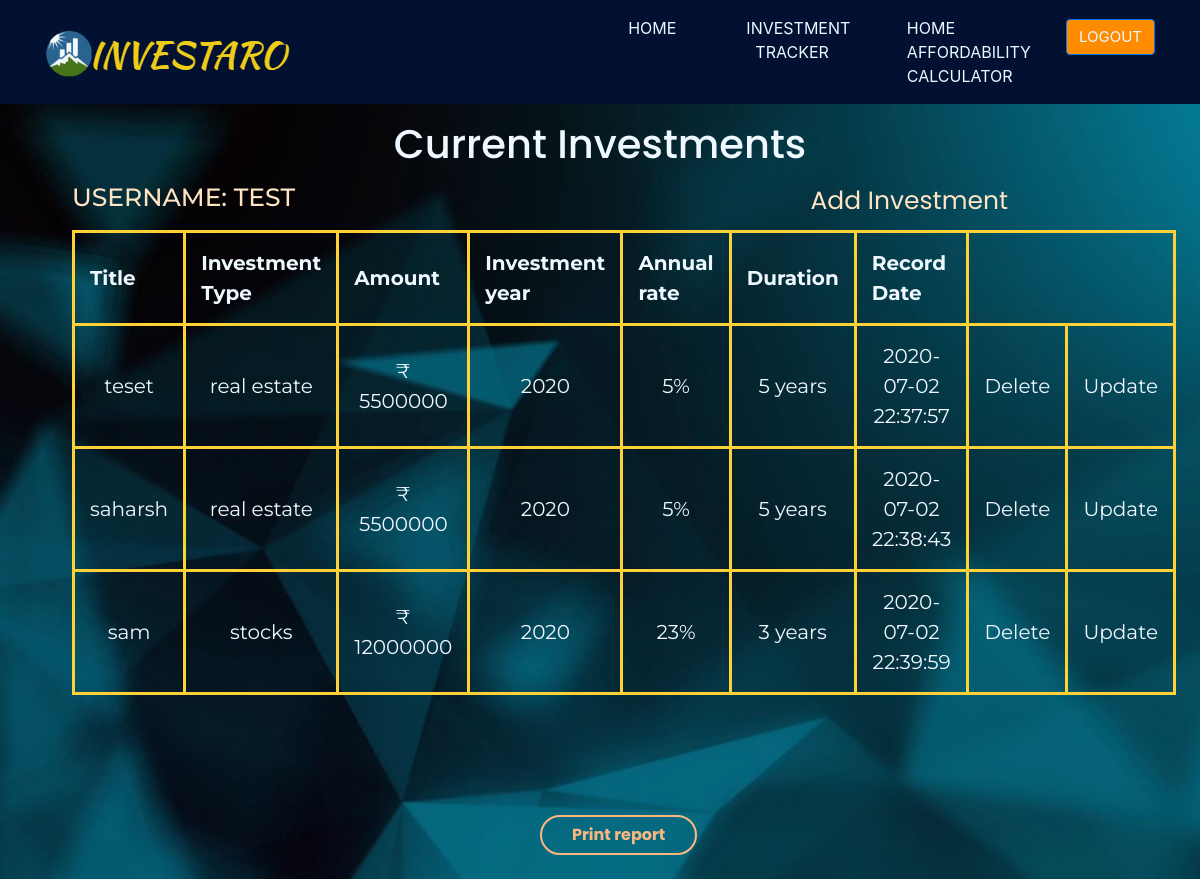
Screenshot of /display.php (signed in) with the database file from the repository.
### tables this page shows
CREATE TABLE `assets` (
  `invest_id` int(255) NOT NULL,
  `usernameid` varchar(255) NOT NULL,
  `company` varchar(255) NOT NULL,
  `invtype` varchar(255) NOT NULL,
  `invamount` float NOT NULL,
  `invstartyear` int(4) NOT NULL,
  `invrate` double NOT NULL,
  `invduration` float NOT NULL,
  `date` datetime NOT NULL
);

### display.php (the view, shortened to what this page needs)
<?php
require 'server.php';
?>
<!DOCTYPE html>
<html>
<head>
    <link href="css/styles.css" rel="stylesheet" />
    <link rel="stylesheet" href="https://stackpath.bootstrapcdn.com/bootstrap/4.4.1/css/bootstrap.min.css">
</head>
<body class="animate-in" style="background-color: darkgray;background-image: url(img/investdatabg.jpg);width:auto;height: auto;background-repeat: no-repeat;background-size: cover;">
    <nav class="navbar  navbar-expand-lg navbar-light fixed-top navbar-custom " id="#nav1">
        <div class="container" id="navbar">
            <a class="navbar-brand  js-scroll-trigger" href="index.html" id="logo"><img src="img/logo.png" alt="INVESTARO" /></a>
            <div class="collapse navbar-collapse" id="navbarResponsive">
                <ul class="navbar-nav text-uppercase ml-auto">
                    <li class="nav-item"><a class="nav-link js-scroll-trigger" href="main.php" id="menu1">Home</a></li>&nbsp;&nbsp;&nbsp;&nbsp;&nbsp;&nbsp;&nbsp;&nbsp;&nbsp;&nbsp;&nbsp;&nbsp;
                    <li class="nav-item"><a class="nav-link js-scroll-trigger" href="inves.php" id="menu2">INVESTMENT <br>&nbsp;&nbsp;TRACKER</a></li>&nbsp;&nbsp;&nbsp;&nbsp;&nbsp;&nbsp;&nbsp;&nbsp;&nbsp;
                    <li class="nav-item"><a class="nav-link js-scroll-trigger" href="homecalc.php" id="menu3">Home Affordability <br>calculator</a></li>&nbsp;&nbsp;&nbsp;&nbsp;&nbsp;
                    &nbsp;&nbsp;&nbsp;&nbsp;&nbsp;&nbsp; <li class="nav-item" style="padding-top:2%;"><a class="btn btn-primary btn-xl text-uppercase js-scroll-trigger" href="#" id="sign-in-icon" data-target="#logout" data-toggle="modal"> LOGOUT </a></li>
                </ul>
            </div>
        </div>
    </nav>
    <h1 style="text-align: center;padding-top:10%;color:aliceblue;font-family: 'Poppins', sans-serif;padding-bottom:0.5%;padding-left:5%;padding-right:5%;">Current Investments </h1>
    <?php  if (isset($_SESSION['username'])) : ?>
    <h3 class="text-uppercase" style="font-weight: 500;font-family: Montserrat;color:bisque;float:left;padding-left:6%;
font-size:25px;"> Username:
        <?php echo $_SESSION['username']; ?><?php endif ?></h3>
    <a href="add.php" style="color:bisque;float:right;padding-right:16%;font-family: 'Poppins', sans-serif;font-size:25px;"> Add Investment</a>
    <br><br>
    <table>
        <tr>
            <th>Title</th>
            <th>Investment Type</th>
            <th>Amount</th>
            <th>Investment year</th>
            <th>Annual rate</th>
            <th>Duration</th>
            <th>Record Date</th>
        </tr>
        <?php
    if (isset($_SESSION['username'])){
    $us= $_SESSION['username'];
        $sql = "SELECT * FROM assets where usernameid='$us'";
        $result = $db->query($sql);
        if ($result->num_rows > 0) {
            while($row = $result->fetch_assoc()) {
        echo '<tr>';
        echo "<td style='text-align: center'>" . $row["company"] . "</td>";
        echo "<td style='text-align: center'>" . $row["invtype"] . "</td>";
        echo "<td style='text-align: center'>&#8377; " . $row["invamount"] . "</td>";
        echo "<td style='text-align: center'>" . $row["invstartyear"] . "</td>";
        echo "<td style='text-align: center'>" . $row["invrate"] . "%</td>";
        echo "<td style='text-align: center'>" . $row["invduration"] . " years</td>";
        echo "<td style='text-align: center'>". $row["date"] ."</td>";
        echo "<td style='text-align: center; '><a href=\"delete.php?id=".$row['invest_id']."\" style='color:inherit;' >Delete</a></td>";   echo "<td style='text-align: center; '><a href=\"update.php?id=".$row['invest_id']."\" style='color:inherit;'>Update</a></td>";
        echo '</tr>';
  }
    }
        else {
  echo "<td style='text-align: center'>No investment record inserted yet!</td>";
}
} ?>
    </table>
    <input class="logout" type="submit" value="Print report" style="margin-left:45%;margin-top:10%;margin-bottom:2%" onclick="window.print()" />
</body>
</html>

### css/styles.css (style rules this page uses)
.animate-in { animation: fadeIn .8s ease-in; }
html { height: auto; width: auto; scroll-behavior: smooth; }
nav { background-color: #021132; }
#navbar { overflow: hidden; padding: 10x 8px; transition: 0.4s; z-index: 99; }
#logo { font-size: 15px; color: aliceblue; width: 50%; }
#menu1, #menu2, #menu3, #menu4 { color: aliceblue; }
#sign-in-icon { color: aliceblue; background-color: darkorange; font-size: 15px; }
.container { width: auto; height: auto; padding-right: 0.75rem; padding-left: 0.75rem; margin-right: auto; margin-left: auto; }
.text-uppercase { text-transform: uppercase !important; }

### display.php (style rules this page uses)
.logout { padding: 6px 30px; border-radius: 20px; background: none; border: 2px solid #FAB87F; color: #FAB87F; font-weight: bold; transition: all .5s; margin-top: 1em; margin-left: 35%; font-family: 'Poppins', sans-serif; }
table, tr, th, td { border: 3px solid #fed136; font-size: 20px; padding: 15px; height: auto; width: auto; border-collapse: collapse; color: aliceblue; font-family: 'Montserrat', sans-serif; margin-left: 6%; margin-right: 2%; }

### rows the page displays
assets: company "teset", invtype "real estate", invamount "5500000", invstartyear "2020", invrate "5", invduration "5", date "2020-07-02 22:37:57"
assets: company "saharsh", invtype "real estate", invamount "5500000", invstartyear "2020", invrate "5", invduration "5", date "2020-07-02 22:38:43"
assets: company "sam", invtype "stocks", invamount "12000000", invstartyear "2020", invrate "23", invduration "3", date "2020-07-02 22:39:59"

### other values shown
$_SESSION['username'] "TEST"
